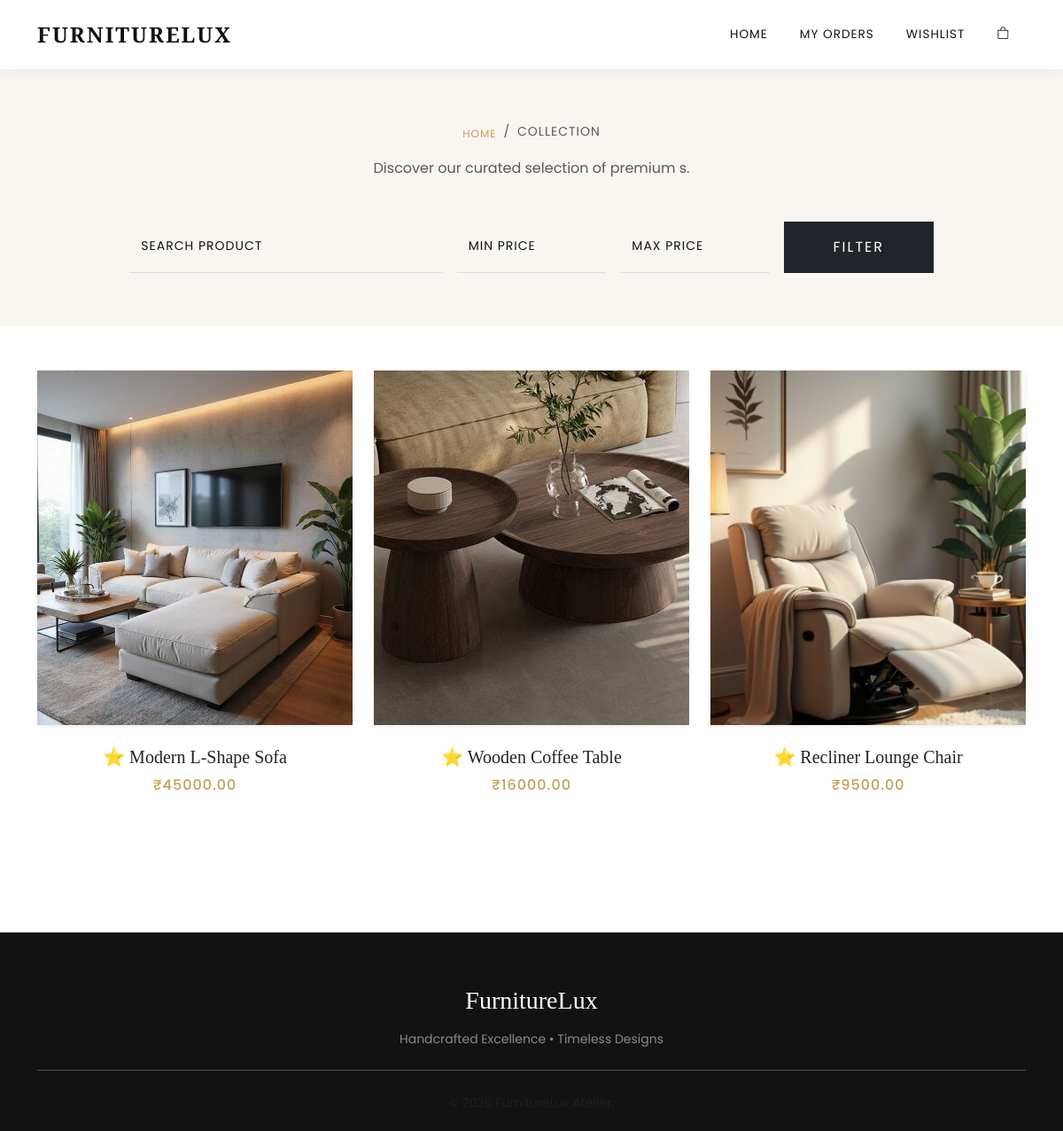
The page /category/5/ on the database its author committed.
### store/models.py (models this page shows, shortened)
class Product(models.Model):
    category = models.ForeignKey(Category, on_delete=models.CASCADE)
    name = models.CharField(max_length=250)
    description = models.TextField()
    price = models.DecimalField(max_digits=10, decimal_places=2)
    image = models.ImageField(upload_to='products/', blank=True, null=True)
    stock = models.IntegerField(default=0)
    category = models.ForeignKey(Category, on_delete=models.CASCADE)
    created_at = models.DateTimeField(auto_now_add=True)
    stock = models.PositiveIntegerField(default=0)
    gst_percentage = models.IntegerField(default=18)

### store/views.py (the view)
# urls.py: path('category/<int:id>/', views.category_products,
def category_products(request, id):
    products = Product.objects.filter(category_id=id)
    min_price = request.GET.get('min_price')
    max_price = request.GET.get('max_price')
    search = request.GET.get('search')
    if min_price:
        products = products.filter(price__gte=min_price)
    if max_price:
        products = products.filter(price__lte=max_price)
    if search:
        search = search.strip()   # removes extra spaces
        products = products.filter(name__icontains=search)
    return render(request, 'store/category_products.html', {
        'products': products
    })

### store/context_processors.py (called while the page is built)
def cart_item_count(request):
    if request.user.is_authenticated:
        count = Cart.objects.filter(user=request.user).count()
    else:
        count = Cart.objects.filter(user=None).count()
    return {'cart_count': count}

### store/templates/store/category_products.html (shortened to what this page needs)
{% load static %}
{% load static %}
<!DOCTYPE html>
<html lang="en">
<head>
    <link rel="stylesheet" href="https://cdn.jsdelivr.net/npm/bootstrap-icons@1.11.1/font/bootstrap-icons.css">
    <link href="https://cdn.jsdelivr.net/npm/bootstrap@5.3.0/dist/css/bootstrap.min.css" rel="stylesheet">
</head>
<body>
<nav class="navbar navbar-expand-lg sticky-top">
    <div class="container">
        <a class="navbar-brand" href="{% url 'home' %}">FURNITURELUX</a>
        <div class="collapse navbar-collapse" id="navbarNav">
            <ul class="navbar-nav ms-auto">
                <li class="nav-item"><a class="nav-link" href="{% url 'home' %}">Home</a></li>
                <li class="nav-item"><a class="nav-link" href="{% url 'order_history' %}">My Orders</a></li>
                <li class="nav-item"><a class="nav-link" href="{% url 'wishlist' %}">Wishlist</a></li>
                <li class="nav-item"><a class="nav-link" href="{% url 'cart' %}"><i class="bi bi-bag"></i></a></li>
            </ul>
        </div>
    </div>
</nav>
<header class="shop-header">
    <div class="container text-center">
        <nav aria-label="breadcrumb">
            <ol class="breadcrumb justify-content-center">
                <li class="breadcrumb-item"><a href="{% url 'home' %}">Home</a></li>
                <li class="breadcrumb-item active text-uppercase small ls-1" aria-current="page">Collection</li>
            </ol>
        </nav>
        <p class="text-muted italic mb-5">Discover our curated selection of premium {{ category.name|lower }}s.</p>
        <div class="container mt-4">
            <form method="GET" class="row g-3 justify-content-center align-items-end">
                <div class="col-md-4">
                    <div class="form-floating">
                        <input type="text" name="search" class="form-control rounded-0 border-0 border-bottom bg-transparent" id="searchLabel" placeholder="Search product" value="{{ request.GET.search }}">
                        <label for="searchLabel" class="text-uppercase small ls-1">Search Product</label>
                    </div>
                </div>
                <div class="col-md-2">
                    <div class="form-floating">
                        <input type="number" name="min_price" class="form-control rounded-0 border-0 border-bottom bg-transparent" id="minPrice" placeholder="Min" value="{{ request.GET.min_price }}">
                        <label for="minPrice" class="text-uppercase small ls-1">Min Price</label>
                    </div>
                </div>
                <div class="col-md-2">
                    <div class="form-floating">
                        <input type="number" name="max_price" class="form-control rounded-0 border-0 border-bottom bg-transparent" id="maxPrice" placeholder="Max" value="{{ request.GET.max_price }}">
                        <label for="maxPrice" class="text-uppercase small ls-1">Max Price</label>
                    </div>
                </div>
                <div class="col-md-2 d-grid">
                    <button type="submit" class="btn btn-dark rounded-0 text-uppercase ls-2 py-3">
                        Filter
                    </button>
                </div>
            </form>
        </div>
    </div>
</header>
<div class="container">
    <div class="row g-4">
        {% for product in products %}
        <div class="col-lg-4 col-md-6">
            <div class="card product-card">
                <a href="{% url 'product_detail' product.id %}" class="text-decoration-none">
                    <div class="img-wrapper shadow-sm">
                        {% if product.image %}
                            <img src="{{ product.image.url }}" alt="{{ product.name }}">
                        {% else %}
                            <img src="https://via.placeholder.com/400x500" alt="placeholder">
                        {% endif %}
                    </div>
                </a>
                <div class="card-body px-0 py-4 text-center">
                    <h5 class="mb-2 text-dark">{{ product.name }}</h5>
                    <p class="price-text mb-0">₹{{ product.price }}</p>
                </div>
            </div>
        </div>
        {% endfor %}
    </div>
</div>
<footer>
    <div class="container text-center">
        <h3 class="mb-3">FurnitureLux</h3>
        <p class="small opacity-50">Handcrafted Excellence • Timeless Designs</p>
        <hr class="opacity-10 my-4">
        <small class="text-muted">© 2026 FurnitureLux Atelier.</small>
    </div>
</footer>
</body>
</html>

### store/templates/store/category_products.html (style rules this page uses)
:root { --lux-gold: #c5a059; --lux-dark: #121212; --lux-beige: #f9f6f2; --lux-grey: #6c757d; }
body { font-family: 'Poppins', sans-serif; background-color: #ffffff; color: var(--lux-dark); scroll-behavior: smooth; }
h1, h2, h3, h4, h5, .navbar-brand { font-family: 'Playfair Display', serif; }
.navbar { background-color: rgba(255, 255, 255, 0.98) !important; padding: 1rem 0; box-shadow: 0 2px 15px rgba(0,0,0,0.05); }
.navbar-brand { font-weight: 700; font-size: 1.5rem; letter-spacing: 2px; color: var(--lux-dark) !important; }
.nav-link { font-size: 0.85rem; text-transform: uppercase; letter-spacing: 1px; margin: 0 10px; color: var(--lux-dark) !important; }
.shop-header { background-color: var(--lux-beige); padding: 60px 0; margin-bottom: 50px; }
.breadcrumb-item a { color: var(--lux-gold); text-decoration: none; text-transform: uppercase; font-size: 0.75rem; letter-spacing: 1px; }
.form-floating > .form-control { border: none; border-bottom: 1px solid #ccc; padding-left: 0; }
.ls-1 { letter-spacing: 1px; }
.ls-2 { letter-spacing: 2px; }
.product-card { border: none; background: transparent; margin-bottom: 30px; transition: all 0.4s ease; }
.img-wrapper { position: relative; overflow: hidden; background: #fdfdfd; height: 400px; }
.product-card img { width: 100%; height: 100%; object-fit: cover; transition: transform 0.8s cubic-bezier(0.2, 1, 0.22, 1); }
.price-text { color: var(--lux-gold); font-weight: 500; letter-spacing: 1px; }
footer { background: var(--lux-dark); color: white; padding: 60px 0 20px; margin-top: 100px; }

### rows shown on the page
Product: image (picture), name "⭐ Modern L-Shape Sofa", price "45000.00"
Product: image (picture), name "⭐ Wooden Coffee Table", price "16000.00"
Product: image (picture), name "⭐ Recliner Lounge Chair", price "9500.00"
